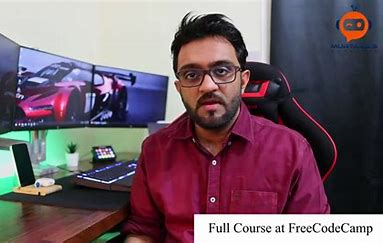
//> input picture Murtaza_teacher.jpg, 383 x 243 px
$ ./non_photorealistic_line_drawing Murtaza_teacher.jpg   (built with g++ and OpenCV 4)
//> lines starting //> are read from the running program, lines starting //| are printed output that depends on the picture
/*
* npr_demo.cpp
*
* Author:
* Siddharth Kherada <siddharthkherada27[at]gmail[dot]com>
*
* This tutorial demonstrates how to use OpenCV Non-Photorealistic Rendering Module.
* 1) Edge Preserve Smoothing
*    -> Using Normalized convolution Filter
*    -> Using Recursive Filter
* 2) Detail Enhancement
* 3) Pencil sketch/Color Pencil Drawing
* 4) Stylization
*
*/
#include "opencv2/photo.hpp"
#include "opencv2/imgproc.hpp"
#include "opencv2/highgui.hpp"
#include <iostream>
using namespace std;
using namespace cv;
int main(int argc, char* argv[])
{
    int num,type;
    CommandLineParser parser(argc, argv, "{@input | ../data/lena.jpg | input image}");
    Mat src = imread(parser.get<String>("@input"), IMREAD_COLOR);
//> src is the input picture: 243 rows x 383 cols, CV_8UC3; mean B, G, R 104.2, 94.1, 114.2
    if(src.empty())
    {
        cout << "Could not open or find the image!\n" << endl;
        cout << "Usage: " << argv[0] << " <Input image>" << endl;
        exit(0);
    }
    cout << endl;
    cout << " Edge Preserve Filter" << endl;
    cout << "----------------------" << endl;
    cout << "Options: " << endl;
    cout << endl;
    cout << "1) Edge Preserve Smoothing" << endl;
    cout << "   -> Using Normalized convolution Filter" << endl;
    cout << "   -> Using Recursive Filter" << endl;
    cout << "2) Detail Enhancement" << endl;
    cout << "3) Pencil sketch/Color Pencil Drawing" << endl;
    cout << "4) Stylization" << endl;
    cout << endl;
    cout << "Press number 1-4 to choose from above techniques: ";
    cin >> num;
//> the answer given: 3
    Mat img;
    if(num == 1)
    {
        cout << endl;
        cout << "Press 1 for Normalized Convolution Filter and 2 for Recursive Filter: ";
        cin >> type;
        edgePreservingFilter(src,img,type);
        imshow("Edge Preserve Smoothing",img);
    }
    else if(num == 2)
    {
        detailEnhance(src,img);
        imshow("Detail Enhanced",img);
    }
    else if(num == 3)
    {
        Mat img1;
        pencilSketch(src,img1, img, 10 , 0.1f, 0.03f);
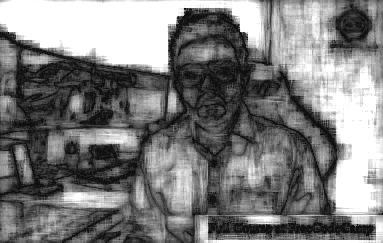
//> img1: 243 rows x 383 cols, CV_8UC1; min 15, max 255, mean 125.7
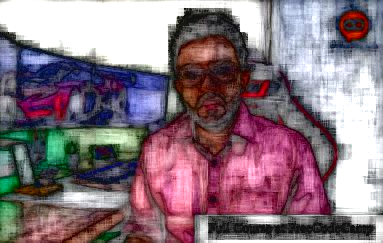
//> img: 243 rows x 383 cols, CV_8UC3; mean B, G, R 129.3, 118.6, 138.7
        imshow("Pencil Sketch",img1);
        imshow("Color Pencil Sketch",img);
    }
    else if(num == 4)
    {
        stylization(src,img);
        imshow("Stylization",img);
    }
    waitKey(0);
}
